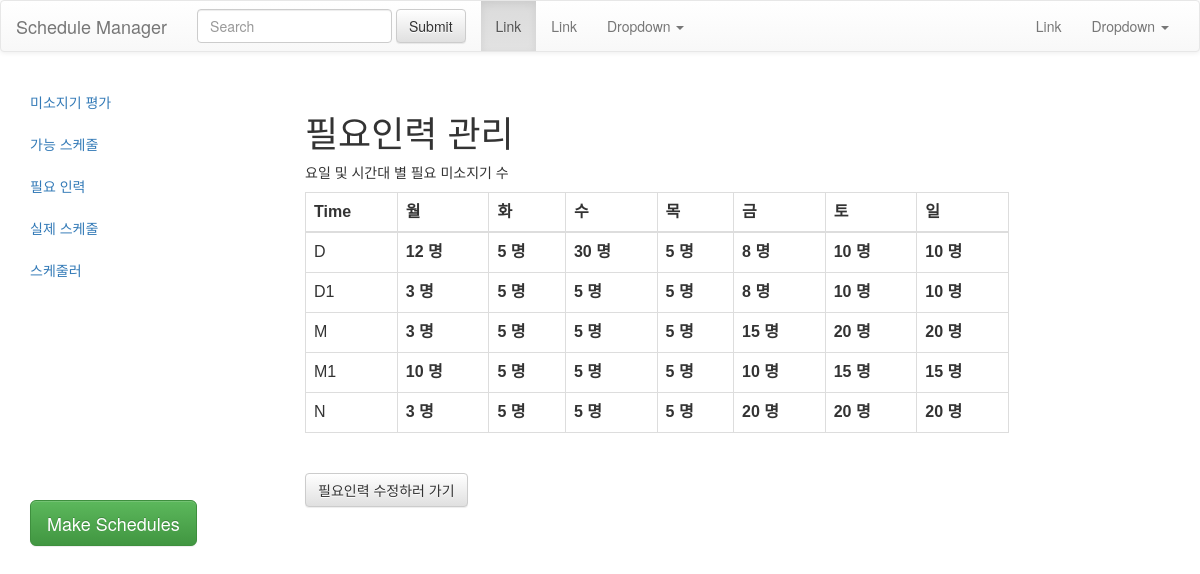
/manager/hr/, run on an earlier commit of the app's database.
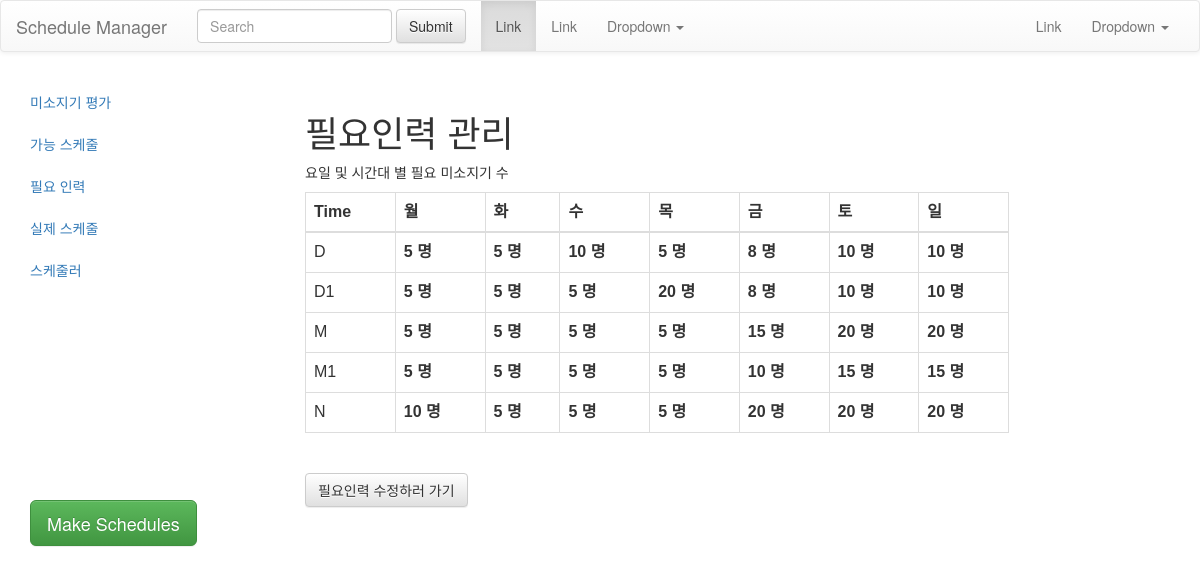
And on a later commit of the database.
### miso/models.py (models this page shows, shortened)
class Day (models.Model):
    day_opt = (
        ('월요일', '월요일'),
        ('화요일', '화요일'),
        ('수요일', '수요일'),
        ('목요일', '목요일'),
        ('금요일', '금요일'),
        ('토요일', '토요일'),
        ('일요일', '일요일'),
    )
    time_opt = (
        ('D', '오픈'),
        ('D1', '준오픈'),
        ('M', '미들'),
        ('M1', '늦미들'),
        ('N', '마감'),
    )
    day = models.CharField(max_length=10, choices=day_opt)
    time = models.CharField(max_length=5,choices=time_opt)
    needs = models.IntegerField(blank=True, default=5)
    class Meta:
        unique_together = ('day', 'time')

### miso/views.py (the view)
# urls.py: path('manager/hr/', manageNeedsView, name='manager-hr'),
def manageNeedsView(request):
    if request.method =="GET":
        dayAll = Day.objects.all()
        context = {'dayAll':dayAll}
    elif request.method == 'POST':
        post = request.POST
        print(post)
        return redirect('./')
    return render(request, 'plan/manager_needs.html',context)

### template/plan/manager_needs.html (shortened to what this page needs)
{% load static %}
<html>
<head>
  <link rel="stylesheet" type="text/css" href="{% static 'css/bootstrap.css' %}"/>
  <link rel="stylesheet" type="text/css" href="{% static 'css/bootstrap.min.css' %}"/>
  <link rel="stylesheet" type="text/css" href="{% static 'css/bootstrap-theme.css' %}"/>
  <link rel="stylesheet" type="text/css" href="{% static 'css/bootstrap-theme.min.css' %}"/>
  <link rel="stylesheet" type="text/css" href="{% static 'css/miso.css' %}"/>
</head>
<body>
    <nav class="navbar navbar-default" role="navigation">
	  <div class="container-fluid">
	    <div class="navbar-header">
	      <a class="navbar-brand" href="#">Schedule Manager</a>
	    </div>
	    <div class="navbar-collapse collapse" id="navbar-collapse-1">
	      <ul class="nav navbar-nav">
		<li class="active"><a href="#">Link <span class="sr-only">(current)</span></a></li>
		<li><a href="#">Link</a></li>
		<li class="dropdown">
		  <a href="#" class="dropdown-toggle" data-toggle="dropdown" role="button" aria-expanded="false">Dropdown <span class="caret"></span></a>
		</li>
	      </ul>
	      <form class="navbar-form navbar-left" role="search">
		<div class="form-group">
		  <input type="text" class="form-control" placeholder="Search">
		</div>
		<button type="submit" class="btn btn-default">Submit</button>
	      </form>
	      <ul class="nav navbar-nav navbar-right">
		<li><a href="#">Link</a></li>
		<li class="dropdown">
		  <a href="#" class="dropdown-toggle" data-toggle="dropdown" role="button" aria-expanded="false">Dropdown <span class="caret"></span></a>
		</li>
	      </ul>
	    </div>
	  </div>
	</nav>
	<div id="page-wrapper">
      <div id="sidebar-wrapper">
        <ul class="nav nav-pills nav-stacked navbar-collapse">
          <li><a href="/manager/staff">미소지기 평가</a></li>
          <li><a href="/manager/possible">가능 스케줄</a></li>
          <li><a href="/manager/hr">필요 인력</a></li>
          <li><a href="/manager/real">실제 스케줄</a></li>
          <li><a href="#">스케줄러</a></li>
        </ul>
       	<ul class="sidebar-nav btn-padding-30">
          <button type="button" class="btn btn-success btn-lg">Make Schedules</button>
       	</ul>
      </div>
      <div id="page-content-wrapper">
        <div class="container-fluid">
          <h1>필요인력 관리</h1>
          <p>요일 및 시간대 별 필요 미소지기 수</p>
          <table class="table table-bordered table-hover">
          <thead>
          <tr>
            <th>Time</th>
            <th>월</th>
            <th>화</th>
            <th>수</th>
            <th>목</th>
            <th>금</th>
            <th>토</th>
            <th>일</th>
          </tr>
          </thead>
          <tr>
            <td>D</td>
            {% for day in dayAll %}
            {% if day.time == "D" %}
            <th>{{day.needs}} 명</th>
            {% endif %}
            {% endfor %}
          </tr>
          <tr>
            <td>D1</td>
            {% for day in dayAll %}
            {% if day.time == "D1" %}
            <th>{{day.needs}} 명</th>
            {% endif %}
            {% endfor %}
          </tr>
          <tr>
            <td>M</td>
            {% for day in dayAll %}
            {% if day.time == "M" %}
            <th>{{day.needs}} 명</th>
            {% endif %}
            {% endfor %}
          </tr>
          <tr>
            <td>M1</td>
               {% for day in dayAll %}
            {% if day.time == "M1" %}
            <th>{{day.needs}} 명</th>
            {% endif %}
            {% endfor %}
          </tr>
          <tr>
            <td>N</td>
                  {% for day in dayAll %}
            {% if day.time == "N" %}
            <th>{{day.needs}} 명</th>
            {% endif %}
            {% endfor %}
          </tr>
        </table>
        <br>
          <form action="/manager/hr/update/월요일/">
          <button class="btn btn-default" type="submit">필요인력 수정하러 가기</button>
          </form>
        </div>
      </div>
    </div>
</body>
</html>

What changed in the data, as far as the page shows it:
changed Day (number 1 of 35 on the later page): needs "12" → "5"
changed Day (number 3 of 35 on the later page): needs "30" → "10"
changed Day (number 8 of 35 on the later page): needs "3" → "5"
changed Day (number 11 of 35 on the later page): needs "5" → "20"
changed Day (number 15 of 35 on the later page): needs "3" → "5"
changed Day (number 22 of 35 on the later page): needs "10" → "5"
changed Day (number 29 of 35 on the later page): needs "3" → "10"
